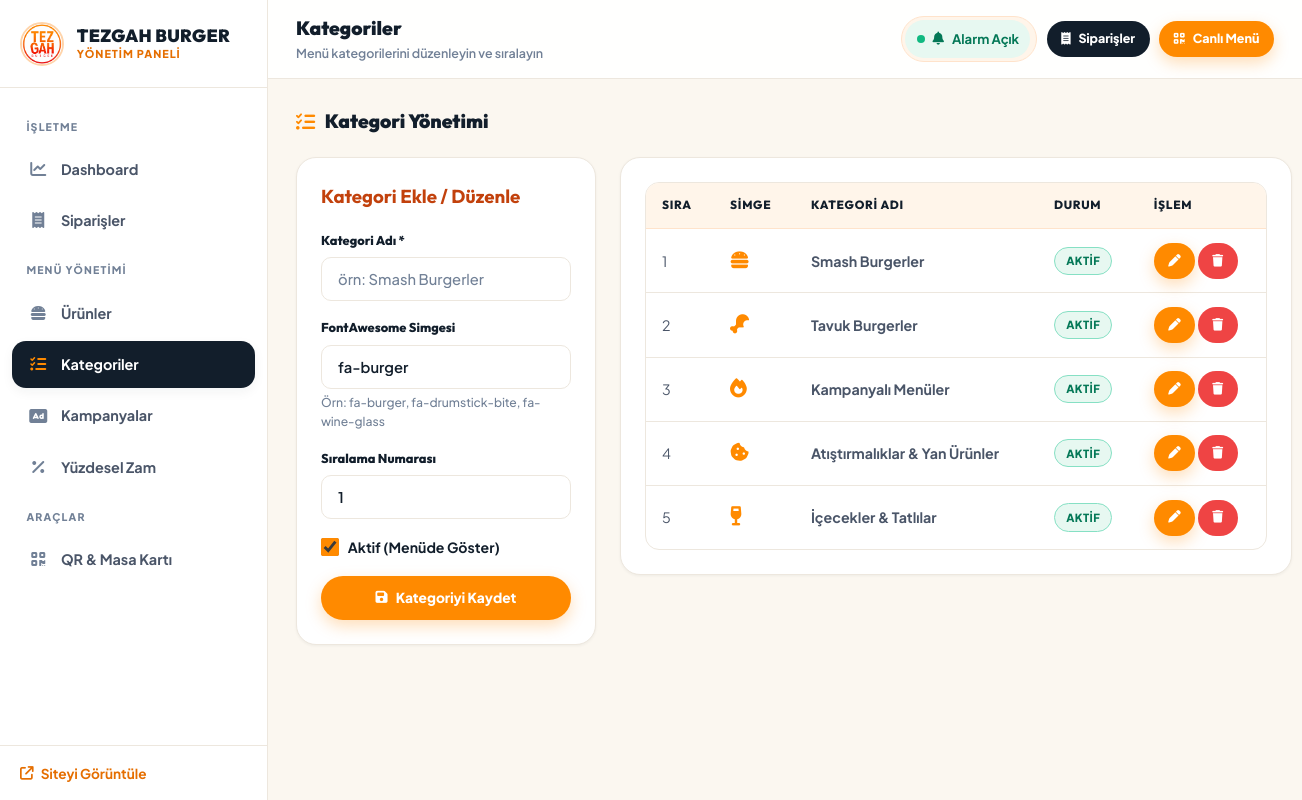
The app's page /admin/categories.php with its own data.
### tables this page shows
CREATE TABLE IF NOT EXISTS categories (
    id INT AUTO_INCREMENT PRIMARY KEY,
    name VARCHAR(100) NOT NULL,
    slug VARCHAR(100) NOT NULL UNIQUE,
    icon VARCHAR(50) DEFAULT 'fa-burger',
    sort_order INT DEFAULT 0,
    is_active TINYINT(1) DEFAULT 1
);

### includes/functions.php (called while the page is built, shortened)
<?php
function getCategories($only_active = true) {
    $db = getDB();
    $sql = "SELECT * FROM categories " . ($only_active ? "WHERE is_active = 1 " : "") . "ORDER BY sort_order ASC, name ASC";
    $stmt = $db->prepare($sql);
    $stmt->execute();
    return $stmt->fetchAll();
}
    ob_start(); ?>

### admin/categories.php (the view, shortened to what this page needs)
<?php
require_once __DIR__ . '/inc/header.php';
$categories = getCategories(false);
?>
<div class="card-header-flex">
    <h2 class="card-title"><i class="fa-solid fa-list-check"></i> Kategori Yönetimi</h2>
</div>
<div class="split-grid">
    <div class="admin-card">
        <h3 style="font-family: var(--font-heading); margin-bottom: 1.25rem; color: var(--gold-accent);">Kategori Ekle / Düzenle</h3>
        <form action="categories.php" method="POST">
            <div class="form-group">
                <label class="form-label">Kategori Adı *</label>
                <input type="text" name="name" id="catName" class="form-control" required placeholder="örn: Smash Burgerler">
            </div>
            <div class="form-group">
                <label class="form-label">FontAwesome Simgesi</label>
                <input type="text" name="icon" id="catIcon" class="form-control" placeholder="fa-burger" value="fa-burger">
                <small class="form-hint">Örn: fa-burger, fa-drumstick-bite, fa-wine-glass</small>
            </div>
            <div class="form-group">
                <label class="form-label">Sıralama Numarası</label>
                <input type="number" name="sort_order" id="catSort" class="form-control" value="1">
            </div>
            <div class="form-group">
                <label class="check-row">
                    <input type="checkbox" name="is_active" id="catActive" value="1" checked> Aktif (Menüde Göster)
                </label>
            </div>
            <button type="submit" name="save_category" class="btn btn-primary" style="width: 100%;">
                <i class="fa-solid fa-save"></i> Kategoriyi Kaydet
            </button>
        </form>
    </div>
    <div class="admin-card">
        <div class="table-responsive">
            <table class="admin-table">
                <thead>
                    <tr>
                        <th>Sıra</th>
                        <th>Simge</th>
                        <th>Kategori Adı</th>
                        <th>Durum</th>
                        <th>İşlem</th>
                    </tr>
                </thead>
                <tbody>
                    <?php foreach ($categories as $c): ?>
                        <tr>
                            <td><?= $c['sort_order'] ?></td>
                            <td><i class="fa-solid <?= htmlspecialchars($c['icon']) ?>" style="color: var(--copper-primary); font-size: 1.2rem;"></i></td>
                            <td style="font-weight: 700;"><?= htmlspecialchars($c['name']) ?></td>
                            <td>
                                <span class="status-badge <?= $c['is_active'] ? 'active' : 'inactive' ?>">
                                    <?= $c['is_active'] ? 'AKTİF' : 'PASİF' ?>
                                </span>
                            </td>
                            <td>
                                <button onclick="editCat(<?= htmlspecialchars(json_encode($c)) ?>)" class="btn btn-primary btn-sm"><i class="fa-solid fa-pen"></i></button>
                                <a href="categories.php?action=delete&id=<?= $c['id'] ?>" onclick="return confirm('Kategoriyi silmek istediğinize emin misiniz?')" class="btn btn-danger btn-sm"><i class="fa-solid fa-trash"></i></a>
                            </td>
                        </tr>
                    <?php endforeach; ?>
                </tbody>
            </table>
        </div>
    </div>
</div>
<?php require_once __DIR__ . '/inc/footer.php'; ?>

### records on screen
categories: sort_order "1", name "Smash Burgerler", is_active "AKTİF"
categories: sort_order "2", name "Tavuk Burgerler", is_active "AKTİF"
categories: sort_order "3", name "Kampanyalı Menüler", is_active "AKTİF"
categories: sort_order "4", name "Atıştırmalıklar & Yan Ürünler", is_active "AKTİF"
categories: sort_order "5", name "İçecekler & Tatlılar", is_active "AKTİF"

### other values on screen
$group_label "İŞLETME"
$item['label'] "Dashboard"
$item['label'] "Siparişler"
$group_label "MENÜ YÖNETİMİ"
$item['label'] "Ürünler"
$item['label'] "Kategoriler"
$item['label'] "Kampanyalar"
$item['label'] "Yüzdesel Zam"
$group_label "ARAÇLAR"
$item['label'] "QR & Masa Kartı"
$page_title "Kategoriler"
$page_subtitle "Menü kategorilerini düzenleyin ve sıralayın"
